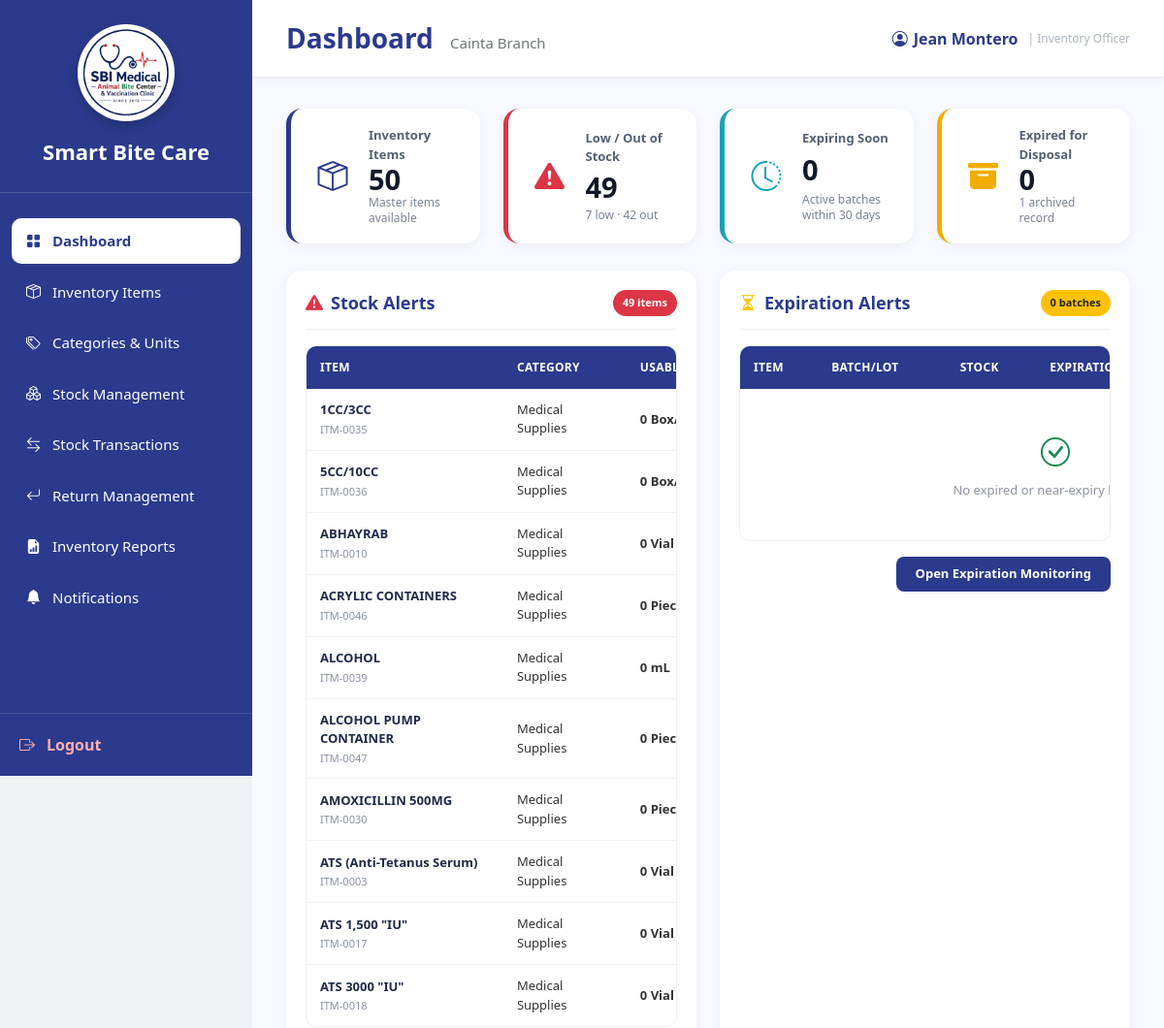
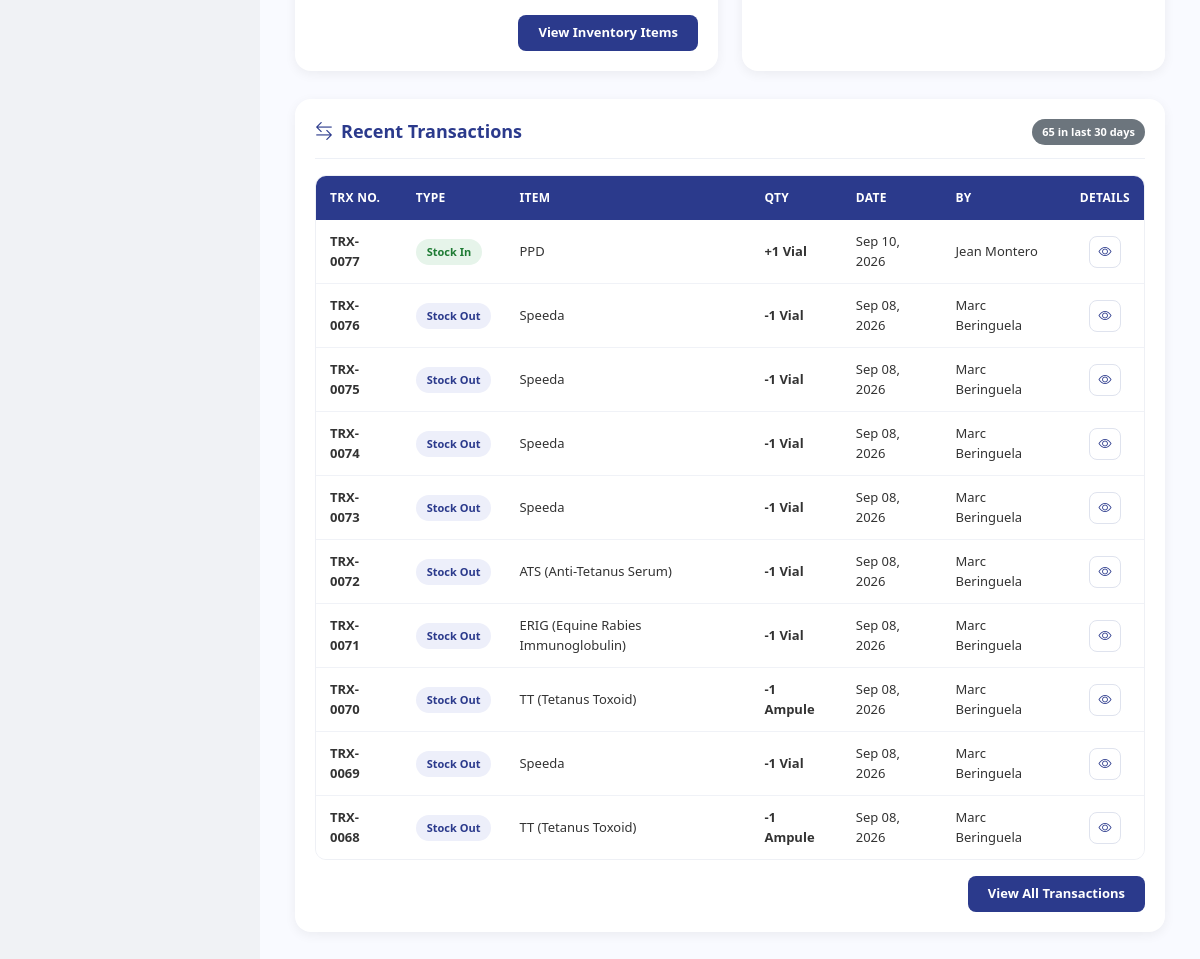
Page /InventoryOfficer_Dashboard.php (signed in) on the committed database (2 pictures, top to bottom).
### tables this page shows
CREATE TABLE `users` (
  `user_id` int(11) NOT NULL,
  `branch_id` varchar(10) DEFAULT NULL,
  `role_id` int(11) NOT NULL,
  `username` varchar(100) NOT NULL,
  `email` varchar(255) NOT NULL,
  `password` varchar(255) NOT NULL,
  `status` enum('Active','Inactive') DEFAULT 'Active',
  `created_at` timestamp NOT NULL DEFAULT current_timestamp(),
  `last_login` datetime DEFAULT NULL
);

CREATE TABLE `branches` (
  `branch_id` varchar(10) NOT NULL,
  `branch_name` varchar(150) NOT NULL,
  `branch_address` text DEFAULT NULL,
  `contact_number` varchar(30) DEFAULT NULL,
  `email` varchar(150) DEFAULT NULL,
  `status` enum('Active','Inactive') DEFAULT 'Active',
  `created_at` timestamp NOT NULL DEFAULT current_timestamp()
);

CREATE TABLE `inventory_items` (
  `item_id` int(11) NOT NULL,
  `category_id` int(11) NOT NULL,
  `unit_id` int(11) NOT NULL,
  `item_name` varchar(255) NOT NULL,
  `minimum_stock` int(11) DEFAULT 0,
  `description` text DEFAULT NULL,
  `is_forecastable` tinyint(1) NOT NULL DEFAULT 0,
  `is_consumable` tinyint(1) NOT NULL DEFAULT 1,
  `base_unit_label` varchar(30) DEFAULT NULL,
  `display_unit_label` varchar(30) DEFAULT NULL,
  `conversion_to_base` decimal(12,4) NOT NULL DEFAULT 1.0000
);

CREATE TABLE `stock_transactions` (
  `transaction_id` int(11) NOT NULL,
  `item_id` int(11) NOT NULL,
  `user_id` int(11) NOT NULL,
  `vaccination_id` int(11) DEFAULT NULL,
  `branch_id` varchar(10) NOT NULL,
  `transaction_type` enum('IN','OUT','ADJUSTMENT','TRANSFER_IN','TRANSFER_OUT','RETURN','EXPIRED') DEFAULT NULL,
  `quantity` decimal(12,2) NOT NULL,
  `remarks` text DEFAULT NULL,
  `transaction_date` timestamp NOT NULL DEFAULT current_timestamp()
);

### InventoryOfficer_Dashboard.php (the view, shortened to what the rows shown need)
<?php
require_once 'sources/db_connect.php';
function h($value)
{
    return htmlspecialchars((string)$value, ENT_QUOTES, 'UTF-8');
}
function statusBadgeClass($status)
{
    switch ($status) {
        case 'Out of Stock': return 'badge-critical';
        case 'Stock In': return 'badge-in';
        case 'Stock Out': return 'badge-out';
    }
}
function transactionDisplayType($type, $quantity)
{
    switch ($type) {
        case 'IN':
            return ['Stock In', '+'];
        case 'OUT':
            return ['Stock Out', '-'];
    }
}
$user_id = (int)$_SESSION['user_id'];
$userQuery = "SELECT
                    u.branch_id,
                    u.username,
                    b.branch_name
              FROM users u
              LEFT JOIN branches b
                ON u.branch_id = b.branch_id
              WHERE u.user_id = ?
                AND u.status = 'Active'
              LIMIT 1";
$userStmt = $conn->prepare($userQuery);
$userStmt->bind_param('i', $user_id);
if (!$userStmt->execute()) {
    die('Database error: Unable to retrieve user information.');
}
$userResult = $userStmt->get_result();
$userData = $userResult->fetch_assoc();
$branch_id = $userData['branch_id'] ?? null;
$username = $userData['username'] ?: 'Inventory Officer';
$branch_name = $userData['branch_name'] ?: 'No Branch Assigned';
$lowStockItems = [];
$recentTransactionsList = [];
if (!empty($branch_id)) {
    $lowStockQuery = "
        SELECT
            x.item_id,
            x.item_name,
            x.minimum_stock,
            x.category_name,
            x.unit_name,
            x.usable_stock,
            x.expired_stock
        FROM (
            SELECT
                i.item_id,
                i.item_name,
                i.minimum_stock,
                c.category_name,
                u.unit_name,
                COALESCE(
                    SUM(
                        CASE
                            WHEN s.quantity_available > 0
                             AND (
                                    s.expiration_date IS NULL
                                    OR s.expiration_date >= CURDATE()
                                 )
                            THEN s.quantity_available
                            ELSE 0
                        END
                    ),
                    0
                ) AS usable_stock,
                COALESCE(
                    SUM(
                        CASE
                            WHEN s.quantity_available > 0
                             AND s.expiration_date IS NOT NULL
                             AND s.expiration_date < CURDATE()
                            THEN s.quantity_available
                            ELSE 0
                        END
                    ),
                    0
                ) AS expired_stock
            FROM inventory_items i
            INNER JOIN inventory_categories c
              ON c.category_id = i.category_id
            INNER JOIN units u
              ON u.unit_id = i.unit_id
            LEFT JOIN inventory_stocks s
              ON s.item_id = i.item_id
             AND s.branch_id = ?
            GROUP BY
                i.item_id,
                i.item_name,
                i.minimum_stock,
                c.category_name,
                u.unit_name
        ) AS x
        WHERE
            x.usable_stock <= 0
            OR (
                x.usable_stock > 0
                AND x.usable_stock <= x.minimum_stock
            )
        ORDER BY
            CASE WHEN x.usable_stock <= 0 THEN 0 ELSE 1 END ASC,
            x.usable_stock ASC,
            x.item_name ASC
        LIMIT 10
    ";
    $stmt = $conn->prepare($lowStockQuery);
    $stmt->bind_param('s', $branch_id);
    $stmt->execute();
    $result = $stmt->get_result();
    while ($row = $result->fetch_assoc()) {
        $usable = (int)$row['usable_stock'];
        $minimum = (int)$row['minimum_stock'];
        $expired = (int)$row['expired_stock'];
        $status = $usable <= 0 ? 'Out of Stock' : 'Low Stock';
        $row['status'] = $status;
        $row['item_id_formatted'] = 'ITM-' . str_pad((string)$row['item_id'], 4, '0', STR_PAD_LEFT);
        $row['stock_display'] = $usable . ' ' . $row['unit_name'];
        $row['minimum_display'] = $minimum . ' ' . $row['unit_name'];
        $row['expired_display'] = $expired > 0 ? $expired . ' ' . $row['unit_name'] : '';
        $lowStockItems[] = $row;
    }
    $transactionQuery = "
        SELECT
            st.transaction_id,
            st.transaction_type,
            st.quantity,
            st.transaction_date,
            st.remarks,
            ii.item_name,
            u.unit_name,
            usr.username
        FROM stock_transactions st
        INNER JOIN inventory_items ii
          ON st.item_id = ii.item_id
        LEFT JOIN units u
          ON ii.unit_id = u.unit_id
        INNER JOIN users usr
          ON st.user_id = usr.user_id
        WHERE st.branch_id = ?
        ORDER BY
            st.transaction_date DESC,
            st.transaction_id DESC
        LIMIT 10
    ";
    $transactionStmt = $conn->prepare($transactionQuery);
    $transactionStmt->bind_param('s', $branch_id);
    $transactionStmt->execute();
    $transactionResult = $transactionStmt->get_result();
    while ($row = $transactionResult->fetch_assoc()) {
        [$displayType, $sign] = transactionDisplayType(
            $row['transaction_type'],
            $row['quantity']
        );
        $quantity = abs((int)$row['quantity']);
        $unitName = $row['unit_name'] ?? '';
        $recentTransactionsList[] = [
            'transaction_id' => (int)$row['transaction_id'],
            'trx' => 'TRX-' . str_pad((string)$row['transaction_id'], 4, '0', STR_PAD_LEFT),
            'type' => $displayType,
            'item' => $row['item_name'] ?? 'Unknown Item',
            'qty' => $sign . $quantity . ($unitName !== '' ? ' ' . $unitName : ''),
            'date' => date('M d, Y', strtotime($row['transaction_date'])),
            'date_full' => date('M d, Y h:i A', strtotime($row['transaction_date'])),
            'by' => $row['username'] ?? 'Unknown User',
            'remarks' => trim((string)($row['remarks'] ?? ''))
        ];
    }
}
?>
<!DOCTYPE html>
<html lang="en">
<head>
<link href="https://cdn.jsdelivr.net/npm/bootstrap@5.3.3/dist/css/bootstrap.min.css" rel="stylesheet">
<link rel="stylesheet" href="https://cdn.jsdelivr.net/npm/bootstrap-icons@1.11.3/font/bootstrap-icons.min.css">
<link rel="stylesheet" href="sidebar.css">
</head>
<body>
<div class="main">
    <div class="topbar">
        <h3>
            Dashboard
            <small><?php echo h($branch_name); ?></small>
        </h3>
        <div class="profile">
            <i class="bi bi-person-circle"></i>
            <?php echo h($username); ?>
            <span class="role-label">| Inventory Officer</span>
        </div>
    </div>
    <div class="dashboard">
        <div class="row g-4 mt-1">
            <div class="col-xl-6" id="stockAlerts">
                <div class="large-card">
                    <div class="table-wrap">
                        <table class="table data-table">
                            <thead>
                                <tr>
                                    <th>Item</th>
                                    <th>Category</th>
                                    <th>Usable Stock</th>
                                </tr>
                            </thead>
                            <tbody>
                            <?php if (empty($lowStockItems)): ?>
                                <tr>
                                    <td colspan="5">
                                        <div class="empty-state">
                                            <i class="bi bi-check-circle text-success"></i>
                                            <p>No low or out-of-stock items.</p>
                                        </div>
                                    </td>
                                </tr>
                            <?php else: ?>
                                <?php foreach ($lowStockItems as $item): ?>
                                    <tr>
                                        <td>
                                            <span class="item-name"><?php echo h($item['item_name']); ?></span>
                                            <span class="subtext"><?php echo h($item['item_id_formatted']); ?></span>
                                        </td>
                                        <td><?php echo h($item['category_name']); ?></td>
                                        <td>
                                            <strong><?php echo h($item['stock_display']); ?></strong>
                                        </td>
                                    </tr>
                                <?php endforeach; ?>
                            <?php endif; ?>
                            </tbody>
                        </table>
                    </div>
                </div>
            </div>
            <div class="col-xl-6">
                <div class="large-card">
                    <div class="table-wrap">
                        <table class="table data-table">
                            <thead>
                                <tr>
                                    <th>Item</th>
                                    <th>Batch/Lot</th>
                                    <th>Stock</th>
                                    <th>Expiration</th>
                                </tr>
                            </thead>
                        </table>
                    </div>
                </div>
            </div>
        </div>
        <div class="row g-4 mt-1">
            <div class="col-12">
                <div class="large-card">
                    <div class="table-wrap">
                        <table class="table data-table">
                            <thead>
                                <tr>
                                    <th>Trx No.</th>
                                    <th>Type</th>
                                    <th>Item</th>
                                    <th>Qty</th>
                                    <th>Date</th>
                                    <th>By</th>
                                    <th class="text-center">Details</th>
                                </tr>
                            </thead>
                            <tbody>
                            <?php if (empty($recentTransactionsList)): ?>
                                <tr>
                                    <td colspan="7">
                                        <div class="empty-state">
                                            <i class="bi bi-clock-history"></i>
                                            <p>No recent transactions found.</p>
                                        </div>
                                    </td>
                                </tr>
                            <?php else: ?>
                                <?php foreach ($recentTransactionsList as $trx): ?>
                                    <tr>
                                        <td><strong><?php echo h($trx['trx']); ?></strong></td>
                                        <td>
                                            <span class="badge-status <?php echo h(statusBadgeClass($trx['type'])); ?>">
                                                <?php echo h($trx['type']); ?>
                                            </span>
                                        </td>
                                        <td><?php echo h($trx['item']); ?></td>
                                        <td><strong><?php echo h($trx['qty']); ?></strong></td>
                                        <td><?php echo h($trx['date']); ?></td>
                                        <td><?php echo h($trx['by']); ?></td>
                                        <td class="text-center">
                                            <button
                                                type="button"
                                                class="action-btn"
                                                title="View Transaction Details"
                                                onclick='showTransactionDetails(<?php
                                                    echo json_encode(
                                                        $trx,
                                                        JSON_HEX_TAG | JSON_HEX_APOS | JSON_HEX_QUOT | JSON_HEX_AMP
                                                    );
                                                ?>)'
                                            >
                                                <i class="bi bi-eye"></i>
                                            </button>
                                        </td>
                                    </tr>
                                <?php endforeach; ?>
                            <?php endif; ?>
                            </tbody>
                        </table>
                    </div>
                </div>
            </div>
        </div>
    </div>
</div>
</body>
</html>

### rows in the picture
users: branch.branch_name "Cainta Branch", username "Jean Montero"
inventory_items: item_name "1CC/3CC", item_id_formatted "ITM-0035", category_name "Medical Supplies", stock_display "0…"
inventory_items: item_name "5CC/10CC", item_id_formatted "ITM-0036", category_name "Medical Supplies", stock_display "0…"
inventory_items: item_name "ABHAYRAB", item_id_formatted "ITM-0010", category_name "Medical Supplies", stock_display "0 Vial"
inventory_items: item_name "ACRYLIC CONTAINERS", item_id_formatted "ITM-0046", category_name "Medical Supplies", stock_display "0…"
inventory_items: item_name "ALCOHOL", item_id_formatted "ITM-0039", category_name "Medical Supplies", stock_display "0 mL"
inventory_items: item_name "ALCOHOL PUMP CONTAINER", item_id_formatted "ITM-0047", category_name "Medical Supplies", stock_display "0…"
inventory_items: item_name "AMOXICILLIN 500MG", item_id_formatted "ITM-0030", category_name "Medical Supplies", stock_display "0…"
inventory_items: item_name "ATS (Anti-Tetanus Serum)", item_id_formatted "ITM-0003", category_name "Medical Supplies", stock_display "0 Vial"
inventory_items: item_name "ATS 1,500 \"IU\"", item_id_formatted "ITM-0017", category_name "Medical Supplies", stock_display "0 Vial"
inventory_items: item_name "ATS 3000 \"IU\"", item_id_formatted "ITM-0018", category_name "Medical Supplies", stock_display "0 Vial"
stock_transactions: trx "TRX-0077", type "Stock In", item.item_name "PPD", qty "+1 Vial", date "Sep 10, 2026", user.username "Jean Montero"
stock_transactions: trx "TRX-0076", type "Stock Out", item.item_name "Speeda", qty "-1 Vial", date "Sep 08, 2026", user.username "Marc Beringuela"
stock_transactions: trx "TRX-0075", type "Stock Out", item.item_name "Speeda", qty "-1 Vial", date "Sep 08, 2026", user.username "Marc Beringuela"
stock_transactions: trx "TRX-0074", type "Stock Out", item.item_name "Speeda", qty "-1 Vial", date "Sep 08, 2026", user.username "Marc Beringuela"
stock_transactions: trx "TRX-0073", type "Stock Out", item.item_name "Speeda", qty "-1 Vial", date "Sep 08, 2026", user.username "Marc Beringuela"
stock_transactions: trx "TRX-0072", type "Stock Out", item.item_name "ATS (Anti-Tetanus Serum)", qty "-1 Vial", date "Sep 08, 2026", user.username "Marc Beringuela"
stock_transactions: trx "TRX-0071", type "Stock Out", item.item_name "ERIG (Equine Rabies Immunoglobulin)", qty "-1 Vial", date "Sep 08, 2026", user.username "Marc Beringuela"
stock_transactions: trx "TRX-0070", type "Stock Out", item.item_name "TT (Tetanus Toxoid)", qty "-1 Ampule", date "Sep 08, 2026", user.username "Marc Beringuela"
stock_transactions: trx "TRX-0069", type "Stock Out", item.item_name "Speeda", qty "-1 Vial", date "Sep 08, 2026", user.username "Marc Beringuela"
stock_transactions: trx "TRX-0068", type "Stock Out", item.item_name "TT (Tetanus Toxoid)", qty "-1 Ampule", date "Sep 08, 2026", user.username "Marc Beringuela"

### other values in the picture
$stats['inventory_items'] "50"
$stats['attention_items'] "49"
$stats['low_stocks'] "7"
$stats['out_of_stock'] "42"
$stats['expiring_stocks'] "0"
$stats['expired_stocks'] "0"
$stats['archived_stocks'] "1"
$stats['expired_stocks'] + $stats['expiring_stocks'] "0"
$stats['recent_transactions'] "65"
